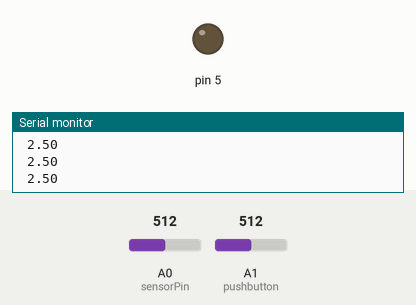
A sketch run on a simulated Arduino Uno, built with avr-gcc and run on an emulated ATmega328P. Shown: output pins drawn as LEDs (lit = HIGH), the last lines printed to the serial monitor. Inputs (shaded band) come from the test bench; at power-on: A0 (sensorPin) = 512, A1 (pushbutton) = 512.

Above: at 1.2 s.
1.3 s: A0 (sensorPin) set to 306
4.3 s: A1 (pushbutton) set to 306
At 5.1 s:
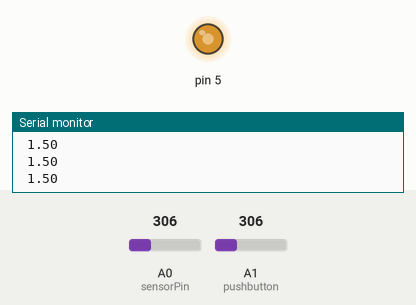
5.8 s: A0 (sensorPin) set to 716
At 8.3 s:
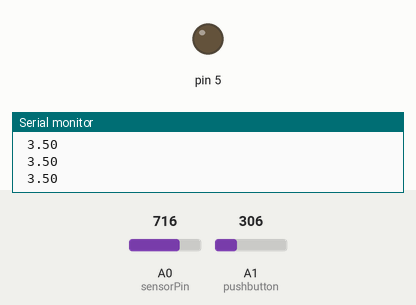
Timing chart, 0 to 9.8 s (numbered marks = the images above; inputs shaded):
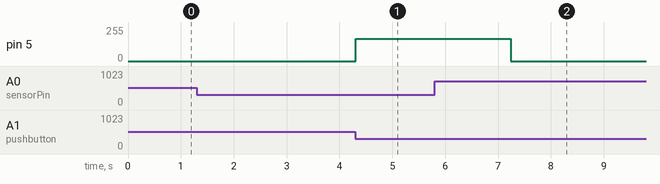

Measured:
- after the input at 4.3 s, pin 5: 0/255 → 168/255 at once
- after the input at 5.8 s, pin 5: 168/255 → 0/255 after 1.4 s

The sketch:

picontrol.ino
```cpp
int sensorPin = A0;    // select the input pin for the potentiometer
double sensorValue = 0;  // variable to store the value coming from the sensor
//int myarray[100];
//int i=1;
int pushbutton=A1;

//PID constants
double kp = 2.1304;
double ki = 27.6952;
//double kp = 1;
//double ki = 0.2;


unsigned long currentTime, previousTime;
double elapsedTime;
double error;
double lastError;
double input, output, setPoint;
double cumError;


void setup() {
  // put your setup code here, to run once:


  // make the pushbutton's pin an input:
  pinMode(pushbutton, INPUT);

  // begin the serial monitor @ 9600 baud
  Serial.begin(9600);
}

void loop() {
  // put your main code here, to run repeatedly:


  input = analogRead(A0);                //read from rotary encoder connected to A0
  double inputgiven=0.004887*input;
  output = computePI(inputgiven);
  double outputgiven=51*output;
  double k=outputgiven;
  if (outputgiven < 0){
          outputgiven = 0;
        }
  if (outputgiven > 255){
          outputgiven =k ;
  }
  delay(5);
  analogWrite(5, outputgiven);
  // read the value from the sensor:
  sensorValue = analogRead(sensorPin);
  float voltage = sensorValue * 0.004887;


  Serial.println(voltage);

  Serial.print(" ");

  //delay(2);
}

double computePI(double inp){
  currentTime = millis();                //get current time
  elapsedTime = (double)(currentTime - previousTime)*0.001;        //compute time elapsed from previous computation

  error=(analogRead(A1)*0.004887)-inp;                                // determine error
  cumError += error * elapsedTime;                // compute integral

  double out = kp*error + ki*cumError;                //PID output

  lastError = error;                                //remember current error
  previousTime = currentTime;                        //remember current time

  return out;                                        //have function return the PID output
}
```
